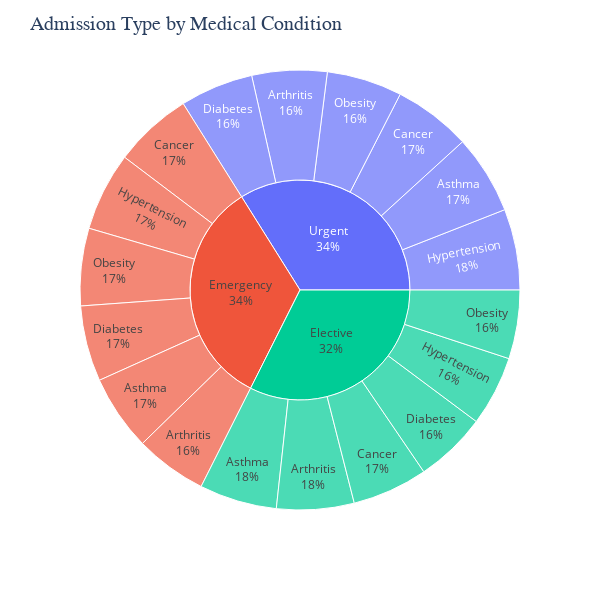

The cell this chart's notebook holds for it:
### Code cell
fig = px.sunburst(df, path = ["Admission Type", "Medical Condition"])
fig.update_traces(textinfo = "label + percent parent")
fig.update_layout(title_text = "Admission Type by Medical Condition",
                 titlefont = {'size' : 20, 'family' : 'Serif'},
                 height = 600, width = 600)

### Figure 1 — Plotly figure (JSON) as saved in the notebook; plotly's stock layout.template omitted (floating-point values rounded to 4 significant figures)
{"data": [{"branchvalues": "total", "domain": {"x": [0, 1], "y": [0, 1]}, "hovertemplate": "labels=%{label}<br>count=%{value}<br>parent=%{parent}<br>id=%{id}<extra></extra>", "ids": ["Elective/Arthritis", "Emergency/Arthritis", "Urgent/Arthritis", "Elective/Asthma", "Emergency/Asthma", "Urgent/Asthma", "Elective/Cancer", "Emergency/Cancer", "Urgent/Cancer", "Elective/Diabetes", "Emergency/Diabetes", "Urgent/Diabetes", "Elective/Hypertension", "Emergency/Hypertension", "Urgent/Hypertension", "Elective/Obesity", "Emergency/Obesity", "Urgent/Obesity", "Elective", "Emergency", "Urgent"], "labels": ["Arthritis", "Arthritis", "Arthritis", "Asthma", "Asthma", "Asthma", "Cancer", "Cancer", "Cancer", "Diabetes", "Diabetes", "Diabetes", "Hypertension", "Hypertension", "Hypertension", "Obesity", "Obesity", "Obesity", "Elective", "Emergency", "Urgent"], "name": "", "parents": ["Elective", "Emergency", "Urgent", "Elective", "Emergency", "Urgent", "Elective", "Emergency", "Urgent", "Elective", "Emergency", "Urgent", "Elective", "Emergency", "Urgent", "Elective", "Emergency", "Urgent", "", "", ""], "textinfo": "label+percent parent", "type": "sunburst", "values": [569, 529, 552, 570, 556, 582, 555, 578, 570, 528, 557, 538, 515, 578, 595, 505, 569, 554, 3242, 3367, 3391]}], "layout": {"height": 600, "legend": {"tracegroupgap": 0}, "margin": {"t": 60}, "title": {"font": {"family": "Serif", "size": 20}, "text": "Admission Type by Medical Condition"}, "width": 600}}
